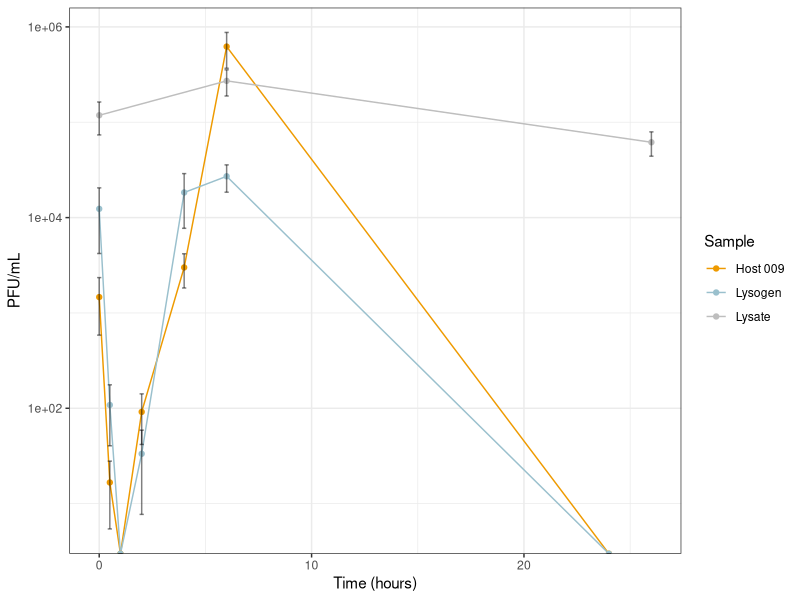
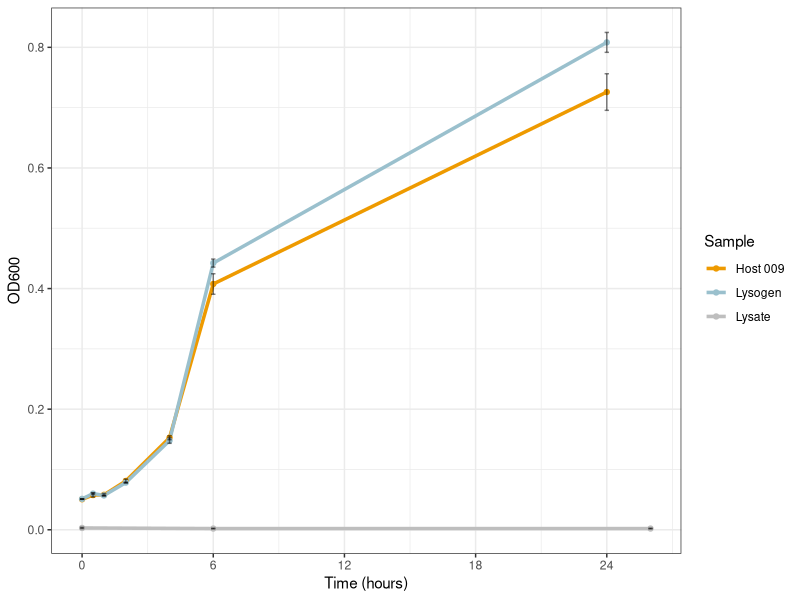
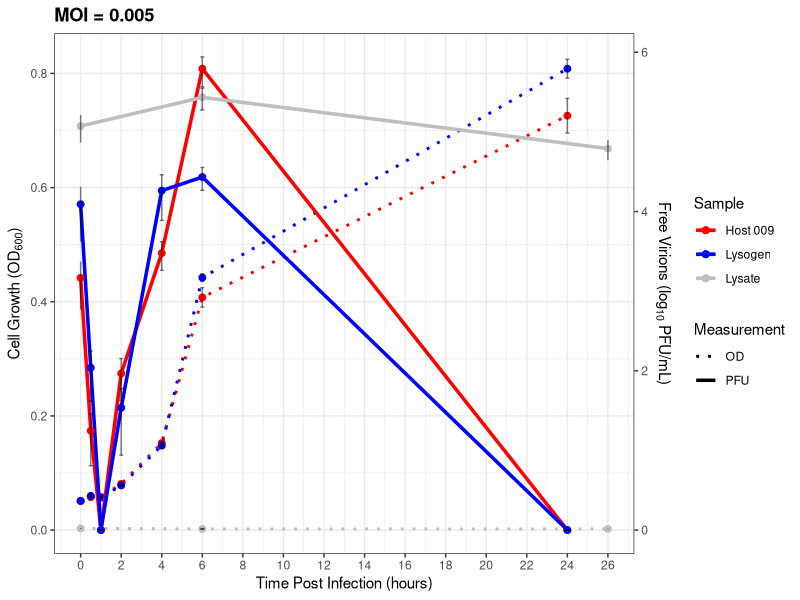
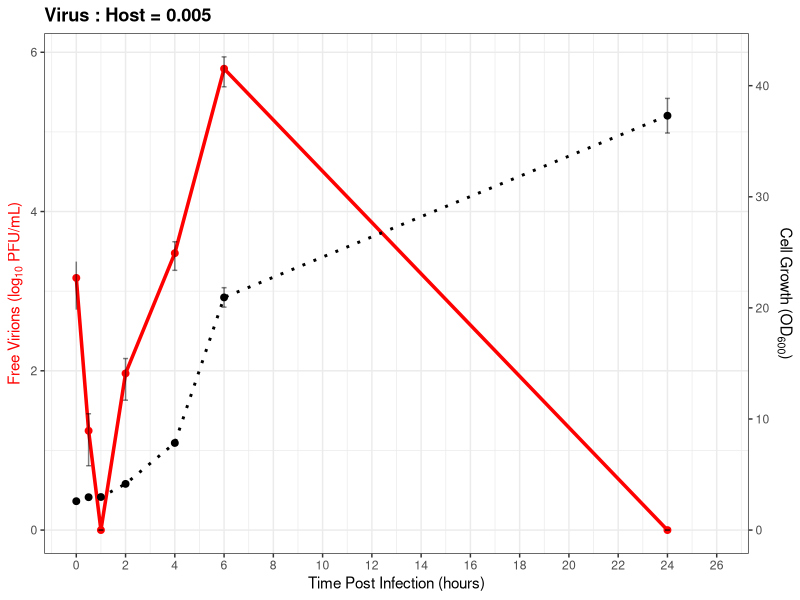
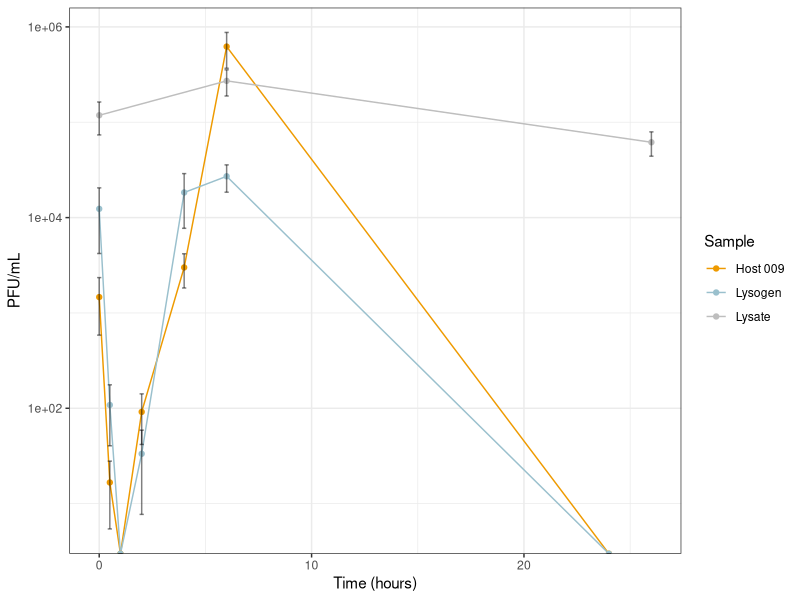
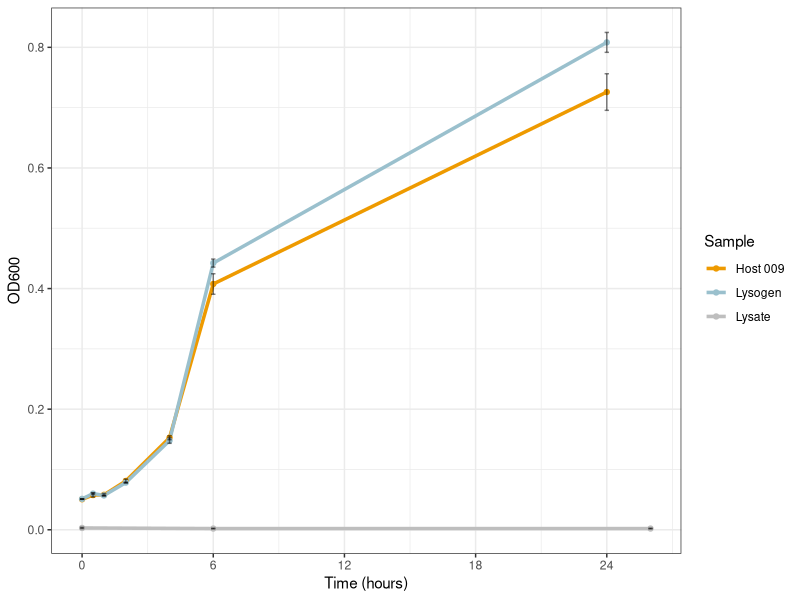
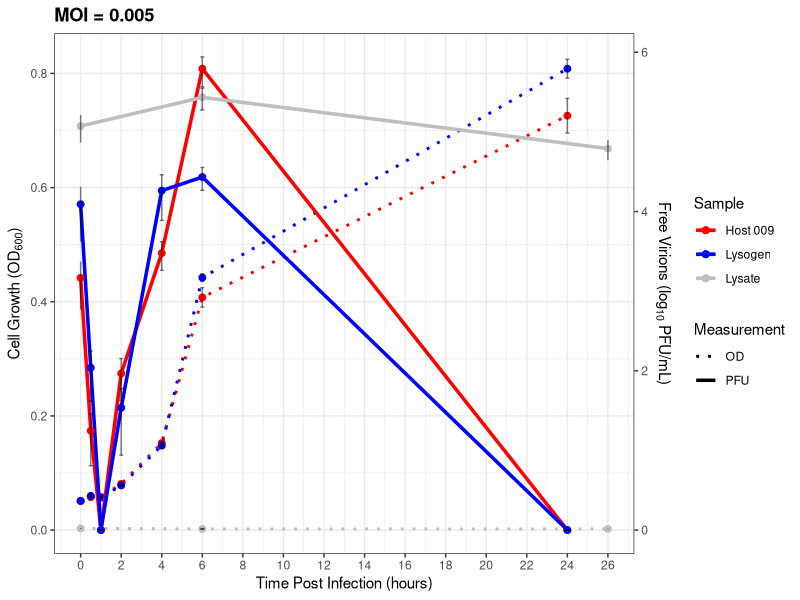
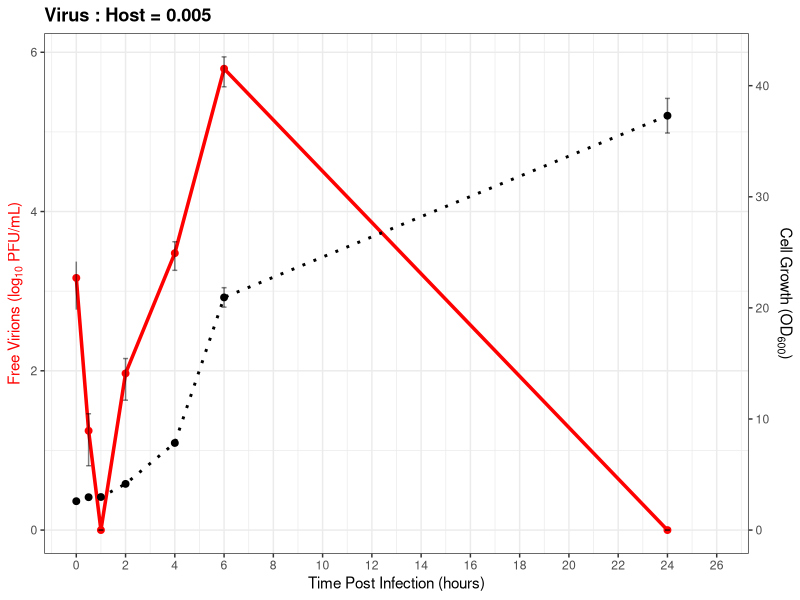

R code for these plots, in order:

# Lysogen MOI 0.005 -------------------------------------------------------

# time series data for  infection of 009 host
# with lysogenic wild type phage plasmid
# OD readings for bacterial population 
# PFU for free virions



# load packages -----------------------------------------------------------

library(tidyverse)
library(dplyr)
library(ggplot2)
library(scales)

# # importing CFU ---------------------------------------------------------------
# 
# import_cfu <- read_csv("data-raw/0508_OD.csv")
# 
# import_cfu <- import_cfu |> 
#   mutate(across(3:4, as.numeric))
# 
# # extract the LB blanks
# # normalize to the blanks = od_norm
# 
# blank_od <- import_cfu |> 
#   filter(sample == "LB") |> 
#   summarise(mean_od = mean(od, na.rm = TRUE)) |> 
#   pull(mean_od)
# 
# data <- import_cfu |> 
#   filter(sample !="LB") |> 
#   mutate(od_norm = pmax(0, od - blank_od))
# 
# # OD readings in the plate reader need to be corrected to spectrophotometer readings
# 
#   # function to convert plate reader OD to spectrophotometer OD = od_corr
#   calculate_od_corr <- function(od_norm) {0.178 * (od_norm^2) + 2.40 * od_norm}
#   
#   # apply the function
#   data <- data |> 
#     mutate(od_corr = calculate_od_corr(od_norm))
# 
# # lysate samples were measured directly in the spectrophotometer so do not need to be corrected
# # add these to the data frame
# 
# lysate_od <- read_csv("data-raw/lysate_OD.csv")
# 
# lysate_od <- lysate_od |> 
#   mutate(across(3:4, as.numeric))
# 
# data <- data |> 
#   bind_rows(data, lysate_od)
# 
# # calcualte CFU from the corrected od readings
# 
#   # function to calculate CFU
#   calculate_log_cfu <- function(od_corr) {1.092 * od_corr + 7.732}
# 
#   # apply the functions
#   data <- data |> 
#     mutate(logCFU = calculate_log_cfu(od_corr),
#            cfu = 10^logCFU)
# 
# # summarise ---------------------------------------------------------------
# 
# cfu_sum <- data |> 
#   group_by(sample, time) |> 
#   summarise(mean_cfu = mean(cfu, na.rm = TRUE),
#             cfu_sd = sd(cfu, na.rm = T),
#             cfu_n = n(),
#             cfu_se= cfu_sd / sqrt(cfu_n),
#             .groups = "drop")
# 
# 
# # plotting CFU vs time ----------------------------------------------------
# 
# cfu_time <- ggplot(cfu_sum, aes(x = time, y = mean_cfu, colour = sample))+
#   geom_line()+
#   geom_point()+
#   geom_errorbar(aes(ymin = mean_cfu - cfu_se,
#                     ymax = mean_cfu + cfu_se),
#                 width = 0.2,
#                 colour = "black", 
#                 alpha = 0.5)+
#   scale_y_log10(labels = label_scientific())+
#   scale_colour_manual(name = "Sample",
#                       limits = c("host","lysogen","lysate"),
#                       labels = c("host" = "Host 009",
#                                  "lysogen" = "Lysogen",
#                                  "lysate" = "Lysate"),
#                       values = c("host" = "orange2",
#                                  "lysogen" = "lightblue3",
#                                  "lysate" = "grey"))+
#     scale_x_continuous(breaks = seq(0, max(data$time, na.rm = TRUE), by = 6))+
#   labs(x = "Time (hours)",
#        y = "CFU/mL")+
#   theme_bw()
# cfu_time  
# 
# ggsave("plots/cfu_time.png", plot = cfu_time, width = 7, height = 5, dpi = 300)
# 
# 
# import pfu -----------------------------------------------------------

import_pfu <- read_csv("data-raw/0508_pfu.csv")

import_pfu <- import_pfu |>
  mutate(across(3:5, as.numeric))

# calcualte PFU
calculate_pfu <- function(plaque, dilution) {plaque / (0.01 * dilution)}

pfu <- import_pfu |>
  mutate(pfu = calculate_pfu(plaque, dilution)) |>
  drop_na(plaque, dilution)

# summarise ---------------------------------------------------------------

pfu_sum <- pfu |>
  group_by(sample, time) |>
  summarise(mean_pfu = mean(pfu, na.rm = TRUE),
            pfu_sd = sd(pfu, na.rm = TRUE),
            pfu_n = n(),
            pfu_se = pfu_sd / sqrt(pfu_n),
            .groups = "drop")


# plotting CFU vs TIME ----------------------------------------------------

pfu_time <- pfu_sum |>
  ggplot(aes(x = time, y = mean_pfu, colour = sample))+
  geom_line()+
  geom_point()+
  geom_errorbar(aes(ymin = mean_pfu - pfu_se,
                    ymax = mean_pfu + pfu_se),
                width = 0.2,
                colour = "black",
                alpha = 0.5)+
  scale_y_log10(labels = label_scientific())+
  scale_colour_manual(name = "Sample",
                      limits = c("host","lysogen","lysate"),
                      labels = c("host" = "Host 009",
                                 "lysogen" = "Lysogen",
                                 "lysate" = "Lysate"),
                      values = c("host" = "orange2",
                                 "lysogen" = "lightblue3",
                                 "lysate" = "grey"))+
  labs(x = "Time (hours)",
       y = "PFU/mL")+
  theme_bw()
pfu_time

ggsave("plots/pfu_time.png", plot = pfu_time, width = 7, height = 5, dpi = 300)


# pfu vs cfu vs time -------------------------------------------------------------------

# combined <- cfu_sum |> 
#   left_join(pfu_sum, by = c("sample", "time"))
# 
# 
# # scaling the axes and plotting together
# primary_min <- 1e7
# primary_max <- 1e12
# sec_min <- 1e1
# sec_max <- 1e6
# 
# scale_factor <- primary_min / sec_min  
# 
# pfucfuplot <- ggplot(data = combined, aes(x = time))+
#   geom_line(aes(y = mean_cfu, colour = sample, linetype = "CFU"))+
#   geom_point(aes(y = mean_cfu, colour = sample), shape = 16, size = 2)+
#   geom_errorbar(aes(ymin = mean_cfu - cfu_se,
#                     ymax = mean_cfu + cfu_se),
#                 width = 0.2,
#                 colour = "black", 
#                 alpha = 0.5)+
#   
#   
#   geom_line(aes(y = mean_pfu * scale_factor, colour = sample, linetype = "PFU"))+
#   geom_point(aes(y = mean_pfu * scale_factor, colour = sample), shape = 17, size = 2)+
#   geom_errorbar(aes(ymin = (mean_pfu*scale_factor) - (pfu_se*scale_factor),
#                     ymax = (mean_pfu*scale_factor) + (pfu_se*scale_factor)),
#                 width = 0.2,
#                 colour = "black", 
#                 alpha = 0.5)+
#   
#   scale_y_log10(name = "Colony Density (CFU/mL)",
#                 limits = c(primary_min, primary_max),
#                 sec.axis = sec_axis(transform = ~./ scale_factor ,
#                                     name = "Phage Concentration (PFU/mL)"))+
#   labs(x = "Time (Hours)",
#        colour = "Sample")+
#   
#   scale_colour_manual(name = "Sample",
#                       limits = c("host","lysogen","lysate"),
#                       labels = c("host" = "Host 009",
#                                  "lysogen" = "Lysogen",
#                                  "lysate" = "Lysate"),
#                       values = c("host" = "orange3",
#                                  "lysogen" = "lightblue4",
#                                  "lysate" = "grey"))+
#   
#   scale_linetype_manual(name = "Measurement",
#                         values = c("CFU" = "dotdash", "PFU" = "solid"))+
#   theme_bw()
# 
# 
# pfucfuplot 
# ggsave("plots/pfu_cfu.png", plot = pfucfuplot, width = 7, height = 5, dpi = 300)
# 

# it is better to show OD rather than CFU ---------------------------------

import_od<- read_csv("data-raw/0508_OD.csv")

import_od <- import_od |> 
  mutate(across(3:4, as.numeric))

# extract the LB blanks
# normalize to the blanks = od_norm

blank_od <- import_od |> 
  filter(sample == "LB") |> 
  summarise(mean_od = mean(od, na.rm = TRUE)) |> 
  pull(mean_od)

od_data <- import_od |> 
  filter(sample !="LB") |> 
  mutate(od_norm = pmax(0, od - blank_od))

# OD readings in the plate reader need to be corrected to spectrophotometer readings

# function to convert plate reader OD to spectrophotometer OD = od_corr
calculate_od_corr <- function(od_norm) {0.178 * (od_norm^2) + 2.40 * od_norm}

# apply the function
od_data <- od_data |> 
  mutate(od_corr = calculate_od_corr(od_norm))

# lysate od were already normalised in the spectrophotometer, don;t need to be normalised or correlated

lysate_od <- read_csv("data-raw/lysate_OD.csv")

lysate_od <- lysate_od |> 
  rename(od_norm = od_corr) |> 
  mutate(across(3:4, as.numeric))

od_data <- od_data |> 
  bind_rows(od_data, lysate_od) |> 
  mutate(od_corr = if_else(sample == "lysate", od_norm, od_corr))


# summarise  OD ---------------------------------------------------------------

od_sum <- od_data |> 
  group_by(sample, time) |> 
  summarise(mean_od = mean(od_norm, na.rm = TRUE),
            od_sd = sd(od_norm, na.rm = T),
            od_n = n(),
            od_se= od_sd / sqrt(od_n),
            .groups = "drop")


# plotting OD vs time ----------------------------------------------------

# better to plot the plate reader OD as these are more accurate and don't go over 1



OD_time <- ggplot(od_sum, aes(x = time, y = mean_od, colour = sample))+
  geom_line(linewidth = 1.2)+
  geom_point()+
  geom_errorbar(aes(ymin = mean_od - od_se,
                    ymax = mean_od + od_se),
                width = 0.2,
                colour = "black", 
                alpha = 0.5)+
  scale_colour_manual(name = "Sample",
                      limits = c("host","lysogen","lysate"),
                      labels = c("host" = "Host 009",
                                 "lysogen" = "Lysogen",
                                 "lysate" = "Lysate"),
                      values = c("host" = "orange2",
                                 "lysogen" = "lightblue3",
                                 "lysate" = "grey"))+
  scale_x_continuous(breaks = seq(0, max(od_sum$time, na.rm = TRUE), by = 6))+
  labs(x = "Time (hours)",
       y = "OD600")+
  theme_bw()
OD_time  

ggsave("plots/OD_time.png", plot = OD_time, width = 7, height = 5, dpi = 300)



# plotting OD vs PFU vs time ----------------------------------------------

# od_pfu <- od_sum |>
#   left_join(pfu_sum, by = c("sample", "time"))


# # scaling the axes and plotting together
# primary_min <- 1e-3
# primary_max <- 1e2
# sec_min <- 1e1
# sec_max <- 1e6
# 
# scale_factor <- primary_min / sec_min


# od_pfu_plot <- ggplot(data = od_pfu, aes(x = time))+
#   geom_line(aes(y = mean_od, group = sample, linetype = "OD"), linewidth = 1)+
#   geom_point(aes(y = mean_od, colour = sample), size = 2)+
#   geom_errorbar(aes(ymin = mean_od - od_se,
#                     ymax = mean_od + od_se),
#                 width = 0.2,
#                 colour = "black",
#                 alpha = 0.5)+
# 
# 
#   geom_line(aes(y = mean_pfu * scale_factor, colour = sample, linetype = "PFU"), linewidth = 1.2)+
#   geom_point(aes(y = mean_pfu * scale_factor, colour = sample), size = 2)+
#   geom_errorbar(aes(ymin = (mean_pfu*scale_factor) - (pfu_se*scale_factor),
#                     ymax = (mean_pfu*scale_factor) + (pfu_se*scale_factor)),
#                 width = 0.2,
#                 colour = "black",
#                 alpha = 0.5)+
# 
#   scale_y_log10(name = "OD600",
#                 sec.axis = sec_axis(transform = ~./ scale_factor ,
#                                     name = "Phage Concentration (PFU/mL)"))+
#   labs(x = "Time (Hours)",
#        colour = "Sample")+
# 
#   scale_colour_manual(name = "Sample",
#                       limits = c("host","lysogen","lysate"),
#                       labels = c("host" = "Host 009",
#                                  "lysogen" = "Lysogen",
#                                  "lysate" = "Lysate"),
#                       values = c("host" = "red",
#                                  "lysogen" = "blue",
#                                  "lysate" = "grey"))+
#     scale_linetype_manual(name = "Measurement",
#                           values = c("OD" = "dotted", "PFU" = "solid"))+
# 
#   theme_bw()


# ^ the scales are all wank
# try again


od_pfu <- od_sum |>
  left_join(pfu_sum, by = c("sample", "time"))


od_pfu_log <- od_pfu |>  
  mutate(
    # Transforms 0 PFU -> log10(1) = 0, avoiding -Inf
    log_pfu_clean = log10(mean_pfu + 1),
    
    # Delta method standard error & standard deviation (using offset x + 1)
    log_pfu_se = ifelse(mean_pfu > 0, pfu_se / ((mean_pfu + 1) * log(10)), 0),
    log_pfu_sd = ifelse(mean_pfu > 0, pfu_sd / ((mean_pfu + 1) * log(10)), 0),

    # Asymmetric Bounds incorporating the +1 offset
    # Set lower bound to 0 (log10(1)) if mean_pfu < pfu_se, or NA if preferred
    log_pfu_lower = ifelse(mean_pfu >= pfu_se, log10(mean_pfu - pfu_se + 1), log10(1)),
    log_pfu_upper = log10(mean_pfu + pfu_se + 1))


scale_factor <- max(od_pfu_log$log_pfu_clean, na.rm = TRUE) / max(od_pfu_log$mean_od, na.rm = TRUE)


# ----

od_pfu_plot <-ggplot(data = od_pfu_log, aes(x = time))+
  geom_line(aes(y = mean_od, colour = sample, linetype = "OD"), linewidth = 1)+
  geom_point(aes(y = mean_od, colour = sample), size = 2)+
  geom_errorbar(aes(ymin = mean_od - od_se,
                    ymax = mean_od + od_se),
                width = 0.2,
                colour = "black",
                alpha = 0.5)+
  
  geom_line(aes(y = log_pfu_clean / scale_factor, colour = sample, linetype = "PFU"), linewidth = 1.2) +
  geom_point(aes(y = log_pfu_clean / scale_factor, colour = sample), size = 2)+
  geom_errorbar(aes(ymin = log_pfu_lower / scale_factor,
                ymax = log_pfu_upper / scale_factor),
                width = 0.2,
                colour = "black",
                alpha = 0.5)+
  
  
  scale_y_continuous(name = expression("Cell Growth (" * OD[600] * ")"),
                     sec.axis = sec_axis(~ . * scale_factor, name = expression("Free Virions (" * log[10] * " PFU/mL)"))) +
  scale_x_continuous(name = "Time Post Infection (hours)",
                     limits = c(0,max(od_pfu_log$time, na.rm = TRUE)),
                     breaks = seq(0, max(od_pfu_log$time, na.rm = TRUE), by = 2 ))+
  
  scale_colour_manual(name = "Sample",
                      limits = c("host","lysogen","lysate"),
                      labels = c("host" = "Host 009",
                                 "lysogen" = "Lysogen",
                                 "lysate" = "Lysate"),
                      values = c("host" = "red",
                                 "lysogen" = "blue",
                                 "lysate" = "grey"))+
  scale_linetype_manual(name = "Measurement",
                        values = c("OD" = "dotted", "PFU" = "solid"))+
  labs(title = "MOI = 0.005")+
  theme_bw()+
  theme(plot.title = element_text(face = "bold"))

od_pfu_plot
ggsave("plots/od_pfu.png", plot = od_pfu_plot, width = 7, height = 5, dpi = 300)


# stunning


# plot for presentation ---------------------------------------------------

pres_plot <- od_pfu_log |> filter(sample == "host") |> 
  ggplot( aes(x = time))+
  geom_line(aes(y = log_pfu_clean, linetype = "PFU"), linewidth = 1.2, colour = "red") +
  geom_point(aes(y = log_pfu_clean), size = 2, colour = "red")+
  geom_errorbar(aes(ymin = log_pfu_lower,
                    ymax = log_pfu_upper),
                width = 0.2,
                colour = "black",
                alpha = 0.5)+
  
  geom_line(aes(y = mean_od * scale_factor, linetype = "OD"), linewidth = 1, colour = "black")+
  geom_point(aes(y = mean_od* scale_factor), size = 2, colour = "black")+
  geom_errorbar(aes(ymin = (mean_od - od_se)* scale_factor,
                    ymax = (mean_od + od_se)* scale_factor),
                width = 0.2,
                colour = "black",
                alpha = 0.5)+
  

  scale_y_continuous(name = expression("Free Virions (" * log[10] * " PFU/mL)"),
                     sec.axis = sec_axis(~ . * scale_factor, name = expression("Cell Growth (" * OD[600] * ")"))) +
  
  scale_x_continuous(name = "Time Post Infection (hours)",
                     limits = c(0,max(od_pfu_log$time, na.rm = TRUE)),
                     breaks = seq(0, max(od_pfu_log$time, na.rm = TRUE), by = 2 ))+
  
  scale_linetype_manual(name = "Measurement",
                        values = c("OD" = "dotted", "PFU" = "solid"))+
  labs(title = "Virus : Host = 0.005")+
  theme_bw()+
  theme(legend.position = "none",
    plot.title = element_text(face = "bold"),
        axis.title.y = element_text(colour = "red"),
        axis.title.y.right = element_text(colour = "black"))

pres_plot      
ggsave("plots/pres_plot.png", plot = pres_plot, width = 5, height = 4, dpi = 300)
